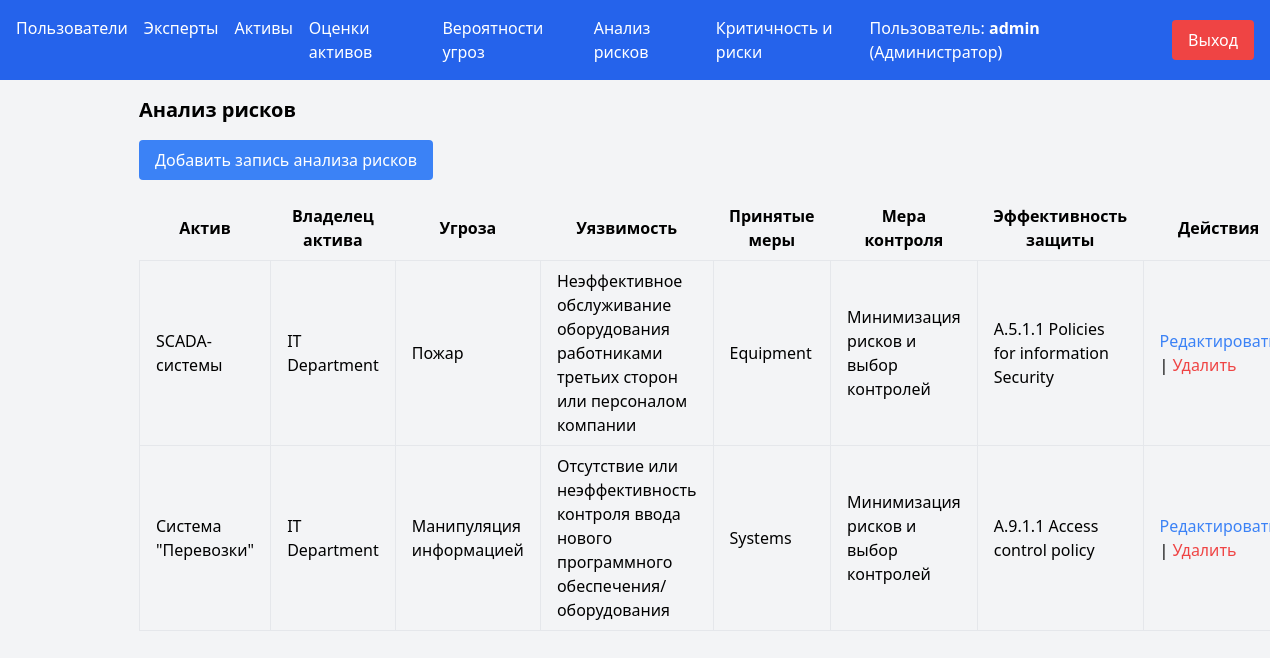
/risk_analysis (signed in), run on the app's committed database.
### tables this page shows
CREATE TABLE risk_analysis (
                id INTEGER PRIMARY KEY AUTOINCREMENT,
                asset_id INTEGER,
                asset_owner_id INTEGER,
                threat_id INTEGER,
                vulnerability_id INTEGER,
                taken_measure_id INTEGER,
                control_measure_id INTEGER,
                control_effectiveness REAL,
                FOREIGN KEY (asset_id) REFERENCES assets(id),
                FOREIGN KEY (asset_owner_id) REFERENCES asset_owners(id),
                FOREIGN KEY (threat_id) REFERENCES threats(id),
                FOREIGN KEY (vulnerability_id) REFERENCES vulnerabilities(id),
                FOREIGN KEY (taken_measure_id) REFERENCES taken_measures(id),
                FOREIGN KEY (control_measure_id) REFERENCES control_measures(id)
            );

CREATE TABLE assets (
                id INTEGER PRIMARY KEY AUTOINCREMENT,
                name TEXT NOT NULL UNIQUE,
                life_health REAL,
                economy REAL,
                ecology REAL,
                dependency REAL,
                social REAL,
                international REAL,
                threat_probability REAL
            );

CREATE TABLE asset_owners (
                id INTEGER PRIMARY KEY AUTOINCREMENT,
                name TEXT NOT NULL UNIQUE
            );

CREATE TABLE threats (
                id INTEGER PRIMARY KEY AUTOINCREMENT,
                name TEXT NOT NULL UNIQUE
            );

CREATE TABLE vulnerabilities (
                id INTEGER PRIMARY KEY AUTOINCREMENT,
                name TEXT NOT NULL UNIQUE,
                category TEXT NOT NULL
            );

CREATE TABLE taken_measures (
                id INTEGER PRIMARY KEY AUTOINCREMENT,
                name TEXT NOT NULL UNIQUE
            );

CREATE TABLE control_measures (
                id INTEGER PRIMARY KEY AUTOINCREMENT,
                name TEXT NOT NULL UNIQUE
            );

### app.py (the view)
@app.route('/risk_analysis')
@admin_required
def list_risk_analysis():
    with sqlite3.connect('risk_assessment.db') as conn:
        cursor = conn.cursor()
        cursor.execute('''
            SELECT ra.id, a.name, ao.name, t.name, v.name, v.category, tm.name, cm.name, ra.control_effectiveness
            FROM risk_analysis ra
            JOIN assets a ON ra.asset_id = a.id
            JOIN asset_owners ao ON ra.asset_owner_id = ao.id
            JOIN threats t ON ra.threat_id = t.id
            JOIN vulnerabilities v ON ra.vulnerability_id = v.id
            JOIN taken_measures tm ON ra.taken_measure_id = tm.id
            LEFT JOIN control_measures cm ON ra.control_measure_id = cm.id
        ''')
        risk_analyses = cursor.fetchall()
    return render_template('risk_analysis.html', risk_analyses=risk_analyses)

### app.py (called while the page is built)
def admin_required(f):
    @wraps(f)
    def decorated_function(*args, **kwargs):
        if 'user_id' not in session:
            flash('Пожалуйста, войдите в систему для доступа к этой странице.')
            return redirect(url_for('login'))
        if session.get('role') != 'admin':
            flash('Доступ запрещён. Требуются права администратора.')
            return redirect(url_for('index'))
        return f(*args, **kwargs)
    return decorated_function

### templates/risk_analysis.html
{% extends "index.html" %}
{% block content %}
    <h2 class="text-xl font-semibold mb-4">Анализ рисков</h2>
    <a href="{{ url_for('add_risk_analysis') }}" class="bg-blue-500 text-white px-4 py-2 rounded mb-4 inline-block">Добавить запись анализа рисков</a>
    <table class="table-auto w-full">
        <thead>
            <tr>
                <th class="px-4 py-2">Актив</th>
                <th class="px-4 py-2">Владелец актива</th>
                <th class="px-4 py-2">Угроза</th>
                <th class="px-4 py-2">Уязвимость</th>
                <th class="px-4 py-2">Принятые меры</th>
                <th class="px-4 py-2">Мера контроля</th>
                <th class="px-4 py-2">Эффективность защиты</th>
                <th class="px-4 py-2">Действия</th>
            </tr>
        </thead>
        <tbody>
            {% for ra in risk_analyses %}
                <tr>
                    <td class="border px-4 py-2">{{ ra[1] }}</td>
                    <td class="border px-4 py-2">{{ ra[2] }}</td>
                    <td class="border px-4 py-2">{{ ra[3] }}</td>
                    <td class="border px-4 py-2">{{ ra[4] }}</td>
                    <td class="border px-4 py-2">{{ ra[5] }}</td>
                    <td class="border px-4 py-2">{{ ra[6] or 'Нет' }}</td>
                    <td class="border px-4 py-2">{{ ra[7] or 'Нет' }}</td>
                    <td class="border px-4 py-2">
                        <a href="{{ url_for('edit_risk_analysis', id=ra[0]) }}" class="text-blue-500 hover:underline">Редактировать</a> |
                        <form action="{{ url_for('delete_risk_analysis', id=ra[0]) }}" method="POST" style="display:inline;" onsubmit="return confirm('Вы уверены, что хотите удалить эту запись анализа рисков?');">
                            <button type="submit" class="text-red-500 hover:underline">Удалить</button>
                        </form>
                    </td>
                </tr>
            {% endfor %}
        </tbody>
    </table>
{% endblock %}

### data on the page
risk_analysis: name "SCADA-системы", name "IT Department", name "Пожар", name "Неэффективное обслуживание оборудования работниками третьих сторон или персоналом компании", category "Equipment", name "Минимизация рисков и выбор контролей", name "A.5.1.1 Policies for information Security"
risk_analysis: name "Система \"Перевозки\"", name "IT Department", name "Манипуляция информацией", name "Отсутствие или неэффективность контроля ввода нового программного обеспечения/оборудования", category "Systems", name "Минимизация рисков и выбор контролей", name "A.9.1.1 Access control policy"

### other printed values
{{ session.get('username') }} "admin"
{{ 'Администратор' if session.get('role') == 'admin' else 'Эксперт' }} "Администратор"
